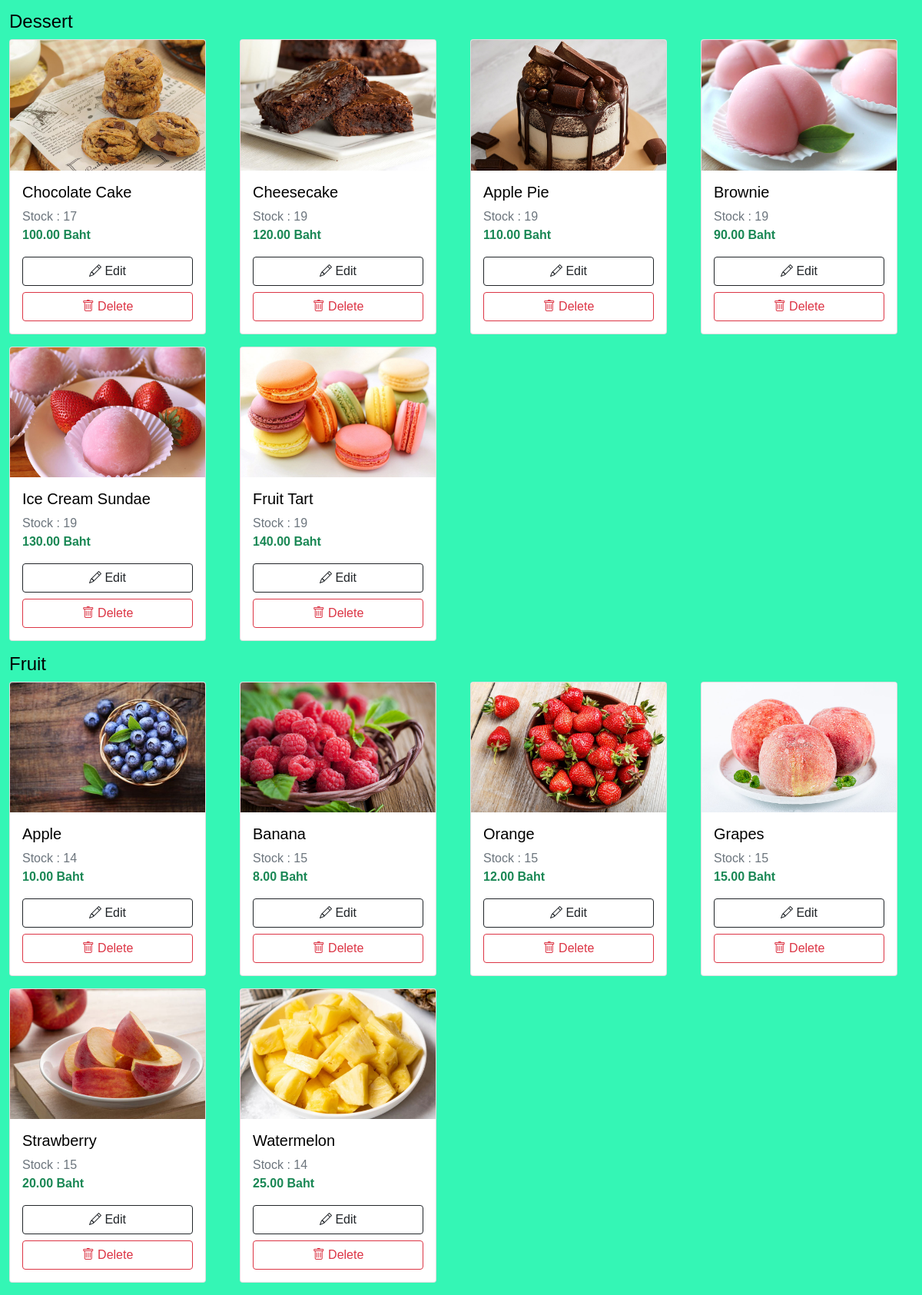
The app's page /Managerphp/index.php (signed in, lower part), older data.
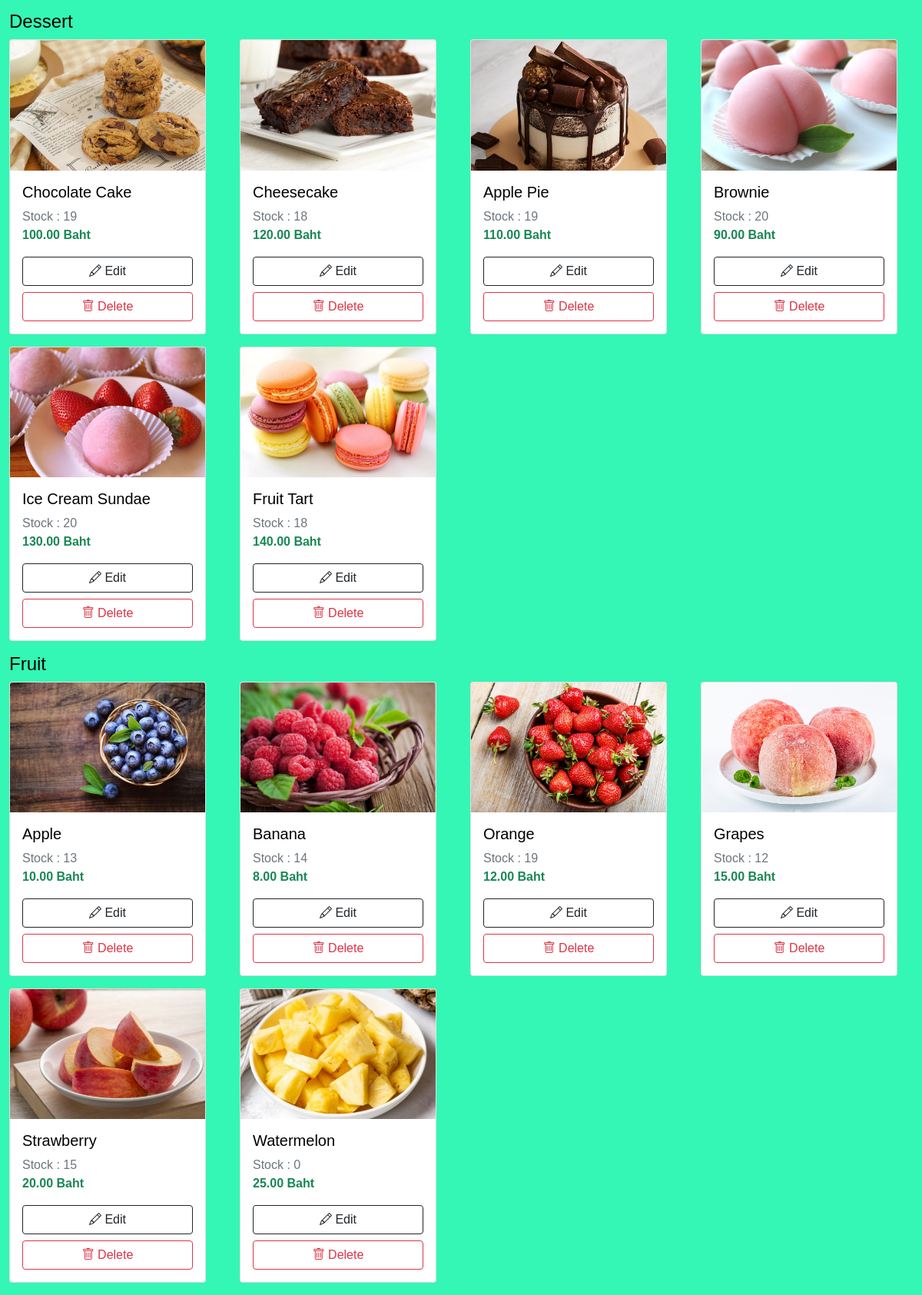
The same page, newer data.
### tables this page shows
CREATE TABLE `dessert_menu` (
  `dess_menuID` int(10) NOT NULL,
  `dess_menuName` varchar(255) NOT NULL,
  `dess_quantity` int(3) DEFAULT NULL,
  `dess_price` int(3) NOT NULL,
  `dess_picture` varchar(255) NOT NULL
);

CREATE TABLE `fruit_menu` (
  `fruit_menuID` int(10) NOT NULL,
  `fruit_menuName` varchar(255) NOT NULL,
  `fruit_quantity` int(3) DEFAULT NULL,
  `fruit_price` int(3) NOT NULL,
  `fruit_picture` varchar(255) NOT NULL
);

### Managerphp/index.php (the view, shortened to what this page needs)
<?php
include '../condb/database.php';
$dess_query = mysqli_query($conn, "SELECT * FROM dessert_menu");
$dess_row = mysqli_num_rows($dess_query);
$fruit_query = mysqli_query($conn, "SELECT * FROM fruit_menu");
$fruit_row = mysqli_num_rows($fruit_query);
?>
<!DOCTYPE html>
<html lang="en">
<head>
    <link href="https://cdn.jsdelivr.net/npm/bootstrap@5.0.2/dist/css/bootstrap.min.css" rel="stylesheet">
    <link rel="stylesheet" href="https://cdn.jsdelivr.net/npm/bootstrap-icons@1.11.3/font/bootstrap-icons.min.css">
    <link rel="stylesheet" href="../css/add_styles.css">
</head>
<body>
    <div class="container" style="margin-top: 30px;">
        <br>
        <div class="row">
        </div>
        <div class="row">
            <h4>Dessert</h4>
            <?php if ($dess_row > 0) : ?>
                <?php while ($dessert = mysqli_fetch_assoc($dess_query)) : ?>
                    <div class="col-3 mb-3">
                        <div class="card" style="width: 16rem;">
                            <?php if (!empty($dessert['dess_picture'])) : ?>
                                <img src="../image/menu/Dessert/<?php echo $dessert['dess_picture']; ?>" class="card-img-top" width="100" alt="Product Image">
                            <?php else : ?>
                                <img src="../image/error.png" class="card-img-top" width="100" alt="Product Image">
                            <?php endif; ?>
                            <div class="card-body">
                                <h5 class="card-title"><?php echo $dessert['dess_menuName']; ?></h5>
                                <p class="card-text text-muted mb-0">Stock : <?php echo $dessert['dess_quantity']; ?></p>
                                <p class="card-text text-success fw-bold"><?php echo number_format($dessert['dess_price'], 2); ?> Baht</p>
                                <div class="d-grid gap-2">
                                    <a role="button" href="dessert_config.php?id=<?php echo $dessert['dess_menuID']; ?>" class="btn btn-outline-dark"><i class="bi bi-pencil"></i> Edit</a>
                                    <a onclick="return confirm('Are you sure you want to deleat');" role="button" href="../condb/dessert_delete.php?id=<?php echo $dessert['dess_menuID']; ?>" class="btn btn-outline-danger"><i class="bi bi-trash"></i> Delete</a>
                                </div>
                            </div>
                        </div>
                    </div>
                <?php endwhile; ?>
            <?php else : ?>
                <diiv class="col-12">
                    <h4 class="text-danger">No product data</h4>
                </diiv>
            <?php endif; ?>
        </div>
        <div class="row">
            <h4>Fruit</h4>
            <?php if ($fruit_row > 0) : ?>
                <?php while ($fruit = mysqli_fetch_assoc($fruit_query)) : ?>
                    <div class="col-3 mb-3">
                        <div class="card" style="width: 16rem;">
                            <?php if (!empty($fruit['fruit_picture'])) : ?>
                                <img src="../image/menu/Fruit/<?php echo $fruit['fruit_picture']; ?>" class="card-img-top" width="100" alt="Product Image">
                            <?php else : ?>
                                <img src="../image/error.png" class="card-img-top" width="100" alt="Product Image">
                            <?php endif; ?>
                            <div class="card-body">
                                <h5 class="card-title"><?php echo $fruit['fruit_menuName']; ?></h5>
                                <p class="card-text text-muted mb-0">Stock : <?php echo $fruit['fruit_quantity']; ?></p>
                                <p class="card-text text-success fw-bold"><?php echo number_format($fruit['fruit_price'], 2); ?> Baht</p>
                                <div class="d-grid gap-2">
                                    <a role="button" href="fruit_config.php?id=<?php echo $fruit['fruit_menuID']; ?>" class="btn btn-outline-dark"><i class="bi bi-pencil"></i> Edit</a>
                                    <a onclick="return confirm('Are you sure you want to deleat');" role="button" href="../condb/fruit_delete.php?id=<?php echo $fruit['fruit_menuID']; ?>" class="btn btn-outline-danger"><i class="bi bi-trash"></i> Delete</a>
                                </div>
                            </div>
                        </div>
                    </div>
                <?php endwhile; ?>
            <?php else : ?>
                <diiv class="col-12">
                    <h4 class="text-danger">No product data</h4>
                </diiv>
            <?php endif; ?>
        </div>
    </div>
</body>
</html>

Row changes from the older to the newer data that the page shows:
changed dessert_menu "Chocolate Cake": dess_quantity "17" → "19"
changed dessert_menu "Cheesecake": dess_quantity "19" → "18"
changed dessert_menu "Brownie": dess_quantity "19" → "20"
changed dessert_menu "Ice Cream Sundae": dess_quantity "19" → "20"
changed dessert_menu "Fruit Tart": dess_quantity "19" → "18"
changed fruit_menu "Apple": fruit_quantity "14" → "13"
changed fruit_menu "Banana": fruit_quantity "15" → "14"
changed fruit_menu "Orange": fruit_quantity "15" → "19"
changed fruit_menu "Grapes": fruit_quantity "15" → "12"
changed fruit_menu "Watermelon": fruit_quantity "14" → "0"
